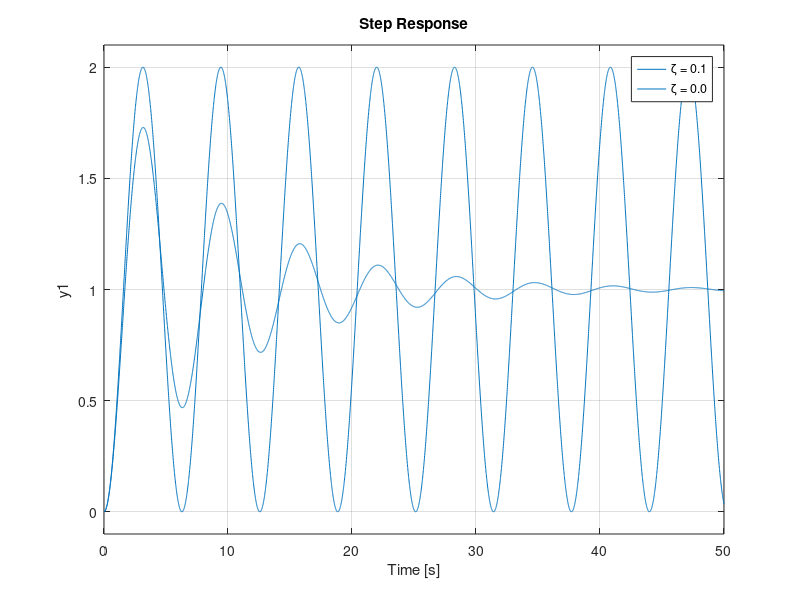

This figure's MATLAB source:
% ExMD       Plots the step response of a 2nd-order mass-damper system
% Author:    Thor I. Fossen
% Date:      16th June 2001
% Revisions: 

wn = 1;

subplot(211)
t = 0:0.01:20;
z = 0.5; sys = tf([wn*wn],[1 2*z*wn wn*wn]); step(sys,t)
hold on
z = 1.0; sys = tf([wn*wn],[1 2*z*wn wn*wn]); step(sys,t)
z = 2.0; sys = tf([wn*wn],[1 2*z*wn wn*wn]); step(sys,t)
hold off
legend('\zeta = 0.5','\zeta = 1.0','\zeta = 2.0')

subplot(212)
t = 0:0.01:50;
z = 0.1; sys = tf([wn*wn],[1 2*z*wn wn*wn]); step(sys,t)
hold on
sys = tf([wn*wn],[1 0 wn*wn]); step(sys,t)
hold off
legend('\zeta = 0.1','\zeta = 0.0')
